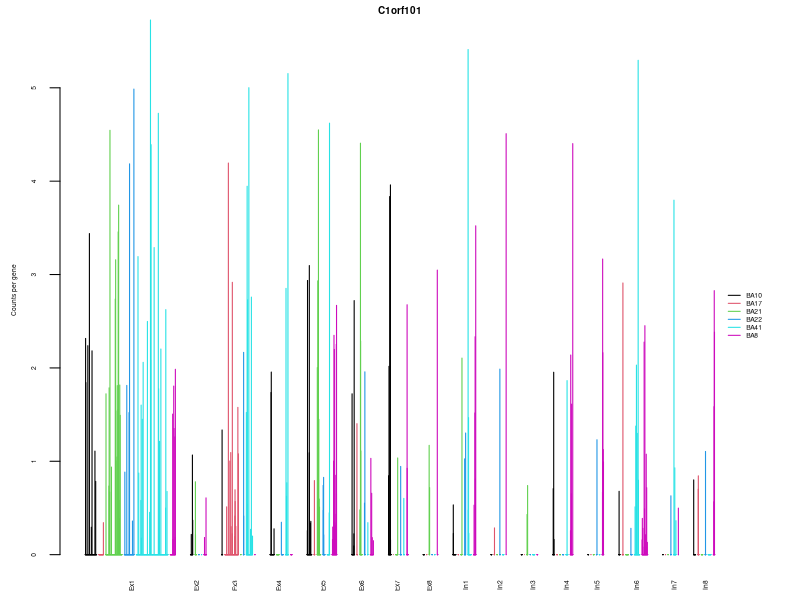

The R script that drew this image:
setwd("C:\\Users\\shicheng\\Documents\\GitHub\\collaboration\\blue")

barplotReAxis<-function(mp){
  mp<-c(0,mp)
  np<-c()
  end<-length(mp)-1
  for(i in 1:end){
    np.tmp<-(mp[i]+mp[i+1])/2
    np<-c(np,np.tmp)
  }
  np<-round(np)
  names(np)=names(mp)[2:length(mp)]
  return(np)
}


nbt.data<-data.matrix(read.table("BrainRNASeqBlue.txt",head=T,row.names=1,sep="\t",as.is=T))

nbt.data[1:5,1:5]

i=6
rmpk<-nbt.data[i,]
genename<-rownames(nbt.data)[i]
genename

cell.labels <- substr(names(rmpk),0,7)
cell.labels<-unlist(lapply(cell.labels,function(x) unlist(strsplit(x,"_"))[1]))
level=c(paste("In",1:8,sep=""),paste("Ex",1:8,sep=""))
group1<-factor(unlist(lapply(cell.labels,function(x) substr(x,1,3))))
group2<-factor(unlist(lapply(cell.labels,function(x) substr(x,4,nchar(x)))))
group3<-1:length(group2)
df<-data.frame(rmpk,cell.labels,group1,group2,group3)
df<-df[order(df$cell.labels),]
head(df)

filename=paste(genename,".png",sep="")
# png(filename,width = 8, height = 2, units = 'in', res = 300)
par(mar=c(2, 3, 1, 3), xpd=TRUE)
space<-rep(0,nrow(df))
space[cumsum(table(df$cell.labels))+1]<-30
space[cumsum(table(df$group1))+1]<-200
space<-space[1:(length(space)-1)]
bar.positions <- barplot(df$rmpk,border=df$group2,xaxt='n',space=space,main=genename,cex.main=0.6,cex.lab=0.4,cex.axis=0.4)
title(ylab = "Counts per gene", cex.lab = 0.4,line = 2)
label<-levels(df$group1)
table(df$group1)
pos<-bar.positions[cumsum(barplotReAxis(table(df$group1)))]
axis(side=1,at=pos,labels=label,tick=FALSE,las=2,cex.axis=0.4)
legend(x=max(bar.positions)+100,y=max(rmpk)/2,legend=levels(df$group2),bty="n",lty=1,bg="transparent",col=c(as.numeric(unique(df$group2))),cex=0.4,inset=c(-0.2,0))
# dev.off()

